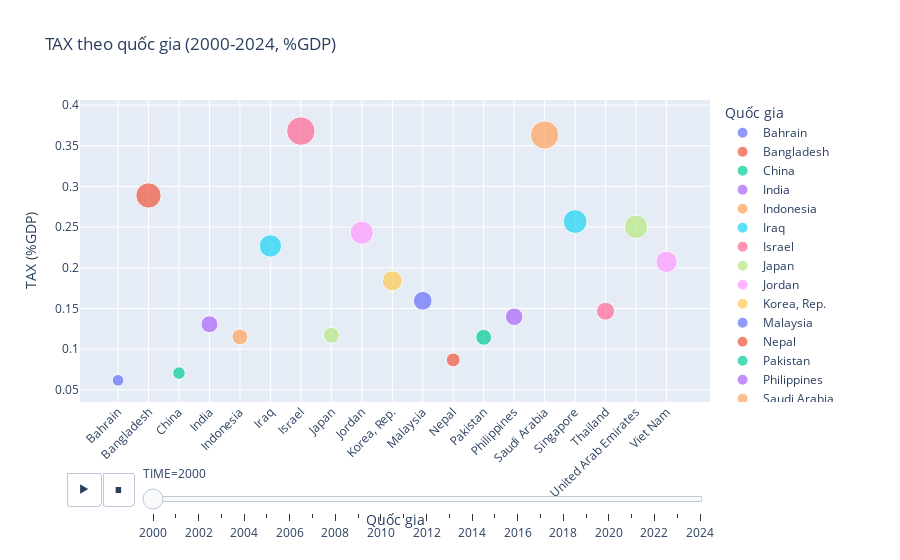

Notebook cell for this chart:
### Code cell
import pandas as pd
import plotly.express as px

# Đọc dữ liệu
df = pd.read_stata("FDI.dta")

# Lọc dữ liệu từ 2000-2024
df_period = df[(df['TIME'] >= 2000) & (df['TIME'] <= 2024)]

# Tạo biểu đồ động TAX2 theo thời gian với màu cố định theo quốc gia
fig = px.scatter(
    df_period,
    x="ID",                # trục X: quốc gia
    y="TAX2",              # trục Y: TAX2 (%GDP)
    animation_frame="TIME",# frame theo năm
    size="TAX2",           # kích thước chấm theo giá trị TAX2
    color="ID",            # màu cố định cho mỗi quốc gia
    title="TAX theo quốc gia (2000-2024, %GDP)",
    labels={"TAX2":"TAX (%GDP)", "ID":"Quốc gia"},
    size_max=25            # max size chấm
)

# Tùy chỉnh layout
fig.update_layout(
    xaxis_tickangle=-45,
    xaxis_title="Quốc gia",
    yaxis_title="TAX (%GDP)",
    legend_title="Quốc gia"
)

fig.show()

### Figure 1 — Plotly figure (JSON) as saved in the notebook; plotly's stock layout.template omitted (floating-point values rounded to 4 significant figures)
{"data": [{"hovertemplate": "Quốc gia=%{x}<br>TIME=2000<br>TAX (%GDP)=%{marker.size}<extra></extra>", "legendgroup": "Bahrain", "marker": {"color": "#636efa", "size": [0.06156], "sizemode": "area", "sizeref": 0.0009031, "symbol": "circle"}, "mode": "markers", "name": "Bahrain", "orientation": "v", "showlegend": true, "type": "scatter", "x": ["Bahrain"], "xaxis": "x", "y": [0.06156], "yaxis": "y"}, {"hovertemplate": "Quốc gia=%{x}<br>TIME=2000<br>TAX (%GDP)=%{marker.size}<extra></extra>", "legendgroup": "Bangladesh", "marker": {"color": "#EF553B", "size": [0.2889], "sizemode": "area", "sizeref": 0.0009031, "symbol": "circle"}, "mode": "markers", "name": "Bangladesh", "orientation": "v", "showlegend": true, "type": "scatter", "x": ["Bangladesh"], "xaxis": "x", "y": [0.2889], "yaxis": "y"}, {"hovertemplate": "Quốc gia=%{x}<br>TIME=2000<br>TAX (%GDP)=%{marker.size}<extra></extra>", "legendgroup": "China", "marker": {"color": "#00cc96", "size": [0.07052], "sizemode": "area", "sizeref": 0.0009031, "symbol": "circle"}, "mode": "markers", "name": "China", "orientation": "v", "showlegend": true, "type": "scatter", "x": ["China"], "xaxis": "x", "y": [0.07052], "yaxis": "y"}, {"hovertemplate": "Quốc gia=%{x}<br>TIME=2000<br>TAX (%GDP)=%{marker.size}<extra></extra>", "legendgroup": "India", "marker": {"color": "#ab63fa", "size": [0.1306], "sizemode": "area", "sizeref": 0.0009031, "symbol": "circle"}, "mode": "markers", "name": "India", "orientation": "v", "showlegend": true, "type": "scatter", "x": ["India"], "xaxis": "x", "y": [0.1306], "yaxis": "y"}, {"hovertemplate": "Quốc gia=%{x}<br>TIME=2000<br>TAX (%GDP)=%{marker.size}<extra></extra>", "legendgroup": "Indonesia", "marker": {"color": "#FFA15A", "size": [0.115], "sizemode": "area", "sizeref": 0.0009031, "symbol": "circle"}, "mode": "markers", "name": "Indonesia", "orientation": "v", "showlegend": true, "type": "scatter", "x": ["Indonesia"], "xaxis": "x", "y": [0.115], "yaxis": "y"}, {"hovertemplate": "Quốc gia=%{x}<br>TIME=2000<br>TAX (%GDP)=%{marker.size}<extra></extra>", "legendgroup": "Iraq", "marker": {"color": "#19d3f3", "size": [0.2268], "sizemode": "area", "sizeref": 0.0009031, "symbol": "circle"}, "mode": "markers", "name": "Iraq", "orientation": "v", "showlegend": true, "type": "scatter", "x": ["Iraq"], "xaxis": "x", "y": [0.2268], "yaxis": "y"}, {"hovertemplate": "Quốc gia=%{x}<br>TIME=2000<br>TAX (%GDP)=%{marker.size}<extra></extra>", "legendgroup": "Israel", "marker": {"color": "#FF6692", "size": [0.3681], "sizemode": "area", "sizeref": 0.0009031, "symbol": "circle"}, "mode": "markers", "name": "Israel", "orientation": "v", "showlegend": true, "type": "scatter", "x": ["Israel"], "xaxis": "x", "y": [0.3681], "yaxis": "y"}, {"hovertemplate": "Quốc gia=%{x}<br>TIME=2000<br>TAX (%GDP)=%{marker.size}<extra></extra>", "legendgroup": "Japan", "marker": {"color": "#B6E880", "size": [0.1169], "sizemode": "area", "sizeref": 0.0009031, "symbol": "circle"}, "mode": "markers", "name": "Japan", "orientation": "v", "showlegend": true, "type": "scatter", "x": ["Japan"], "xaxis": "x", "y": [0.1169], "yaxis": "y"}, {"hovertemplate": "Quốc gia=%{x}<br>TIME=2000<br>TAX (%GDP)=%{marker.size}<extra></extra>", "legendgroup": "Jordan", "marker": {"color": "#FF97FF", "size": [0.243], "sizemode": "area", "sizeref": 0.0009031, "symbol": "circle"}, "mode": "markers", "name": "Jordan", "orientation": "v", "showlegend": true, "type": "scatter", "x": ["Jordan"], "xaxis": "x", "y": [0.243], "yaxis": "y"}, {"hovertemplate": "Quốc gia=%{x}<br>TIME=2000<br>TAX (%GDP)=%{marker.size}<extra></extra>", "legendgroup": "Korea, Rep.", "marker": {"color": "#FECB52", "size": [0.1838], "sizemode": "area", "sizeref": 0.0009031, "symbol": "circle"}, "mode": "markers", "name": "Korea, Rep.", "orientation": "v", "showlegend": true, "type": "scatter", "x": ["Korea, Rep."], "xaxis": "x", "y": [0.1838], "yaxis": "y"}, {"hovertemplate": "Quốc gia=%{x}<br>TIME=2000<br>TAX (%GDP)=%{marker.size}<extra></extra>", "legendgroup": "Malaysia", "marker": {"color": "#636efa", "size": [0.1594], "sizemode": "area", "sizeref": 0.0009031, "symbol": "circle"}, "mode": "markers", "name": "Malaysia", "orientation": "v", "showlegend": true, "type": "scatter", "x": ["Malaysia"], "xaxis": "x", "y": [0.1594], "yaxis": "y"}, {"hovertemplate": "Quốc gia=%{x}<br>TIME=2000<br>TAX (%GDP)=%{marker.size}<extra></extra>", "legendgroup": "Nepal", "marker": {"color": "#EF553B", "size": [0.08674], "sizemode": "area", "sizeref": 0.0009031, "symbol": "circle"}, "mode": "markers", "name": "Nepal", "orientation": "v", "showlegend": true, "type": "scatter", "x": ["Nepal"], "xaxis": "x", "y": [0.08674], "yaxis": "y"}, {"hovertemplate": "Quốc gia=%{x}<br>TIME=2000<br>TAX (%GDP)=%{marker.size}<extra></extra>", "legendgroup": "Pakistan", "marker": {"color": "#00cc96", "size": [0.1145], "sizemode": "area", "sizeref": 0.0009031, "symbol": "circle"}, "mode": "markers", "name": "Pakistan", "orientation": "v", "showlegend": true, "type": "scatter", "x": ["Pakistan"], "xaxis": "x", "y": [0.1145], "yaxis": "y"}, {"hovertemplate": "Quốc gia=%{x}<br>TIME=2000<br>TAX (%GDP)=%{marker.size}<extra></extra>", "legendgroup": "Philippines", "marker": {"color": "#ab63fa", "size": [0.1398], "sizemode": "area", "sizeref": 0.0009031, "symbol": "circle"}, "mode": "markers", "name": "Philippines", "orientation": "v", "showlegend": true, "type": "scatter", "x": ["Philippines"], "xaxis": "x", "y": [0.1398], "yaxis": "y"}, {"hovertemplate": "Quốc gia=%{x}<br>TIME=2000<br>TAX (%GDP)=%{marker.size}<extra></extra>", "legendgroup": "Saudi Arabia", "marker": {"color": "#FFA15A", "size": [0.3632], "sizemode": "area", "sizeref": 0.0009031, "symbol": "circle"}, "mode": "markers", "name": "Saudi Arabia", "orientation": "v", "showlegend": true, "type": "scatter", "x": ["Saudi Arabia"], "xaxis": "x", "y": [0.3632], "yaxis": "y"}, {"hovertemplate": "Quốc gia=%{x}<br>TIME=2000<br>TAX (%GDP)=%{marker.size}<extra></extra>", "legendgroup": "Singapore", "marker": {"color": "#19d3f3", "size": [0.2568], "sizemode": "area", "sizeref": 0.0009031, "symbol": "circle"}, "mode": "markers", "name": "Singapore", "orientation": "v", "showlegend": true, "type": "scatter", "x": ["Singapore"], "xaxis": "x", "y": [0.2568], "yaxis": "y"}, {"hovertemplate": "Quốc gia=%{x}<br>TIME=2000<br>TAX (%GDP)=%{marker.size}<extra></extra>", "legendgroup": "Thailand", "marker": {"color": "#FF6692", "size": [0.1467], "sizemode": "area", "sizeref": 0.0009031, "symbol": "circle"}, "mode": "markers", "name": "Thailand", "orientation": "v", "showlegend": true, "type": "scatter", "x": ["Thailand"], "xaxis": "x", "y": [0.1467], "yaxis": "y"}, {"hovertemplate": "Quốc gia=%{x}<br>TIME=2000<br>TAX (%GDP)=%{marker.size}<extra></extra>", "legendgroup": "United Arab Emirates", "marker": {"color": "#B6E880", "size": [0.2503], "sizemode": "area", "sizeref": 0.0009031, "symbol": "circle"}, "mode": "markers", "name": "United Arab Emirates", "orientation": "v", "showlegend": true, "type": "scatter", "x": ["United Arab Emirates"], "xaxis": "x", "y": [0.2503], "yaxis": "y"}, {"hovertemplate": "Quốc gia=%{x}<br>TIME=2000<br>TAX (%GDP)=%{marker.size}<extra></extra>", "legendgroup": "Viet Nam", "marker": {"color": "#FF97FF", "size": [0.2073], "sizemode": "area", "sizeref": 0.0009031, "symbol": "circle"}, "mode": "markers", "name": "Viet Nam", "orientation": "v", "showlegend": true, "type": "scatter", "x": ["Viet Nam"], "xaxis": "x", "y": [0.2073], "yaxis": "y"}], "layout": {"legend": {"itemsizing": "constant", "title": {"text": "Quốc gia"}, "tracegroupgap": 0}, "sliders": [{"active": 0, "currentvalue": {"prefix": "TIME="}, "len": 0.9, "pad": {"b": 10, "t": 60}, "steps": [{"args": [["2000"], {"frame": {"duration": 0, "redraw": false}, "fromcurrent": true, "mode": "immediate", "transition": {"duration": 0, "easing": "linear"}}], "label": "2000", "method": "animate"}, {"args": [["2001"], {"frame": {"duration": 0, "redraw": false}, "fromcurrent": true, "mode": "immediate", "transition": {"duration": 0, "easing": "linear"}}], "label": "2001", "method": "animate"}, {"args": [["2002"], {"frame": {"duration": 0, "redraw": false}, "fromcurrent": true, "mode": "immediate", "transition": {"duration": 0, "easing": "linear"}}], "label": "2002", "method": "animate"}, {"args": [["2003"], {"frame": {"duration": 0, "redraw": false}, "fromcurrent": true, "mode": "immediate", "transition": {"duration": 0, "easing": "linear"}}], "label": "2003", "method": "animate"}, {"args": [["2004"], {"frame": {"duration": 0, "redraw": false}, "fromcurrent": true, "mode": "immediate", "transition": {"duration": 0, "easing": "linear"}}], "label": "2004", "method": "animate"}, {"args": [["2005"], {"frame": {"duration": 0, "redraw": false}, "fromcurrent": true, "mode": "immediate", "transition": {"duration": 0, "easing": "linear"}}], "label": "2005", "method": "animate"}, {"args": [["2006"], {"frame": {"duration": 0, "redraw": false}, "fromcurrent": true, "mode": "immediate", "transition": {"duration": 0, "easing": "linear"}}], "label": "2006", "method": "animate"}, {"args": [["2007"], {"frame": {"duration": 0, "redraw": false}, "fromcurrent": true, "mode": "immediate", "transition": {"duration": 0, "easing": "linear"}}], "label": "2007", "method": "animate"}, {"args": [["2008"], {"frame": {"duration": 0, "redraw": false}, "fromcurrent": true, "mode": "immediate", "transition": {"duration": 0, "easing": "linear"}}], "label": "2008", "method": "animate"}, {"args": [["2009"], {"frame": {"duration": 0, "redraw": false}, "fromcurrent": true, "mode": "immediate", "transition": {"duration": 0, "easing": "linear"}}], "label": "2009", "method": "animate"}, {"args": [["2010"], {"frame": {"duration": 0, "redraw": false}, "fromcurrent": true, "mode": "immediate", "transition": {"duration": 0, "easing": "linear"}}], "label": "2010", "method": "animate"}, {"args": [["2011"], {"frame": {"duration": 0, "redraw": false}, "fromcurrent": true, "mode": "immediate", "transition": {"duration": 0, "easing": "linear"}}], "label": "2011", "method": "animate"}, {"args": [["2012"], {"frame": {"duration": 0, "redraw": false}, "fromcurrent": true, "mode": "immediate", "transition": {"duration": 0, "easing": "linear"}}], "label": "2012", "method": "animate"}, {"args": [["2013"], {"frame": {"duration": 0, "redraw": false}, "fromcurrent": true, "mode": "immediate", "transition": {"duration": 0, "easing": "linear"}}], "label": "2013", "method": "animate"}, {"args": [["2014"], {"frame": {"duration": 0, "redraw": false}, "fromcurrent": true, "mode": "immediate", "transition": {"duration": 0, "easing": "linear"}}], "label": "2014", "method": "animate"}, {"args": [["2015"], {"frame": {"duration": 0, "redraw": false}, "fromcurrent": true, "mode": "immediate", "transition": {"duration": 0, "easing": "linear"}}], "label": "2015", "method": "animate"}, {"args": [["2016"], {"frame": {"duration": 0, "redraw": false}, "fromcurrent": true, "mode": "immediate", "transition": {"duration": 0, "easing": "linear"}}], "label": "2016", "method": "animate"}, {"args": [["2017"], {"frame": {"duration": 0, "redraw": false}, "fromcurrent": true, "mode": "immediate", "transition": {"duration": 0, "easing": "linear"}}], "label": "2017", "method": "animate"}, {"args": [["2018"], {"frame": {"duration": 0, "redraw": false}, "fromcurrent": true, "mode": "immediate", "transition": {"duration": 0, "easing": "linear"}}], "label": "2018", "method": "animate"}, {"args": [["2019"], {"frame": {"duration": 0, "redraw": false}, "fromcurrent": true, "mode": "immediate", "transition": {"duration": 0, "easing": "linear"}}], "label": "2019", "method": "animate"}, {"args": [["2020"], {"frame": {"duration": 0, "redraw": false}, "fromcurrent": true, "mode": "immediate", "transition": {"duration": 0, "easing": "linear"}}], "label": "2020", "method": "animate"}, {"args": [["2021"], {"frame": {"duration": 0, "redraw": false}, "fromcurrent": true, "mode": "immediate", "transition": {"duration": 0, "easing": "linear"}}], "label": "2021", "method": "animate"}, {"args": [["2022"], {"frame": {"duration": 0, "redraw": false}, "fromcurrent": true, "mode": "immediate", "transition": {"duration": 0, "easing": "linear"}}], "label": "2022", "method": "animate"}, {"args": [["2023"], {"frame": {"duration": 0, "redraw": false}, "fromcurrent": true, "mode": "immediate", "transition": {"duration": 0, "easing": "linear"}}], "label": "2023", "method": "animate"}, {"args": [["2024"], {"frame": {"duration": 0, "redraw": false}, "fromcurrent": true, "mode": "immediate", "transition": {"duration": 0, "easing": "linear"}}], "label": "2024", "method": "animate"}], "x": 0.1, "xanchor": "left", "y": 0, "yanchor": "top"}], "title": {"text": "TAX theo quốc gia (2000-2024, %GDP)"}, "updatemenus": [{"buttons": [{"args": [null, {"frame": {"duration": 500, "redraw": false}, "fromcurrent": true, "mode": "immediate", "transition": {"duration": 500, "easing": "linear"}}], "label": "&#9654;", "method": "animate"}, {"args": [[null], {"frame": {"duration": 0, "redraw": false}, "fromcurrent": true, "mode": "immediate", "transition": {"duration": 0, "easing": "linear"}}], "label": "&#9724;", "method": "animate"}], "direction": "left", "pad": {"r": 10, "t": 70}, "showactive": false, "type": "buttons", "x": 0.1, "xanchor": "right", "y": 0, "yanchor": "top"}], "xaxis": {"anchor": "y", "categoryarray": ["Bahrain", "Bangladesh", "China", "India", "Indonesia", "Iraq", "Israel", "Japan", "Jordan", "Korea, Rep.", "Malaysia", "Nepal", "Pakistan", "Philippines", "Saudi Arabia", "Singapore", "Thailand", "United Arab Emirates", "Viet Nam"], "categoryorder": "array", "domain": [0, 1], "tickangle": -45, "title": {"text": "Quốc gia"}}, "yaxis": {"anchor": "x", "domain": [0, 1], "title": {"text": "TAX (%GDP)"}}}}
